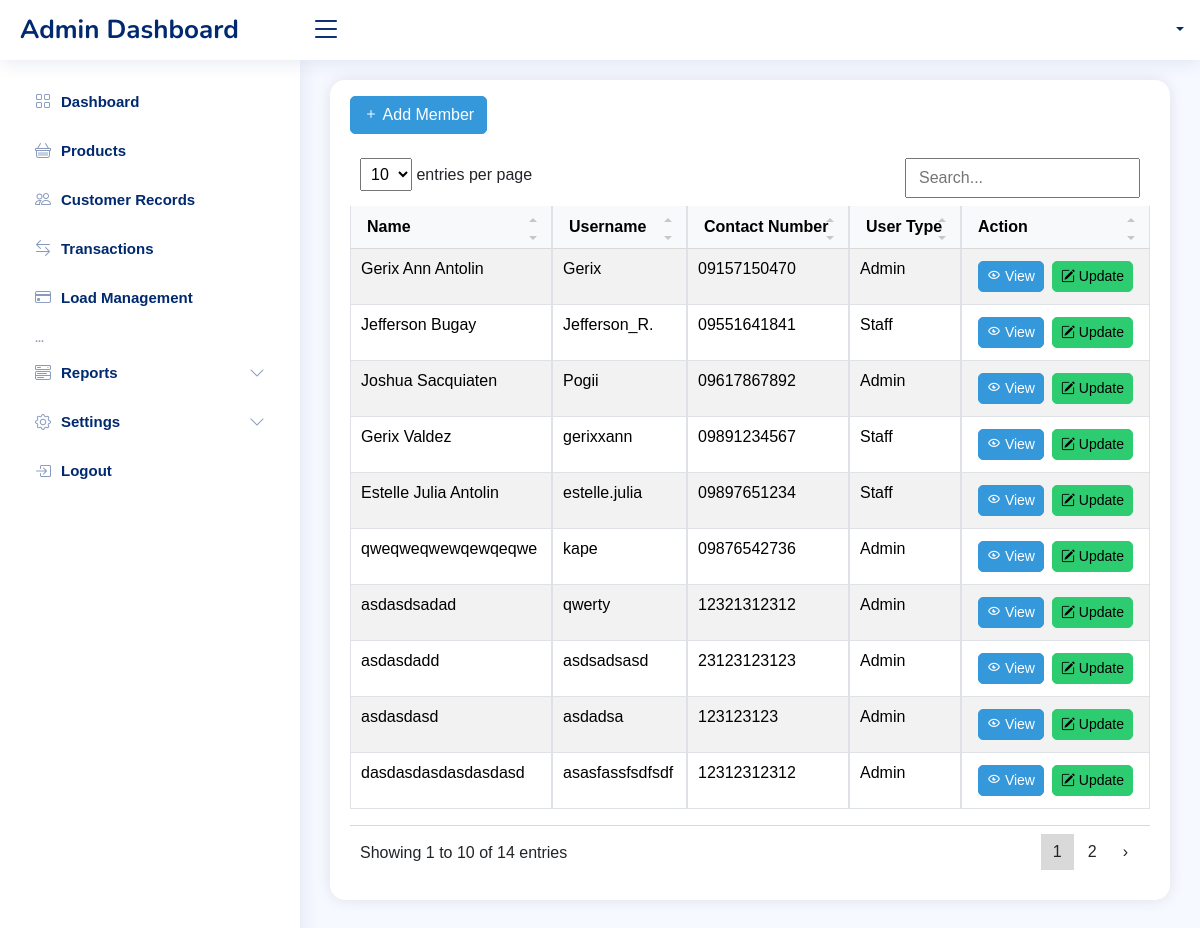
The app's page /settings/tbl_staff.php with its own data.
### tables this page shows
CREATE TABLE `users` (
  `id` int(11) NOT NULL AUTO_INCREMENT,
  `name` varchar(255) NOT NULL,
  `username` varchar(255) NOT NULL,
  `email` varchar(255) NOT NULL,
  `phone_number` varchar(20) NOT NULL,
  `user_type` varchar(255) NOT NULL,
  `password` varchar(255) NOT NULL,
  PRIMARY KEY (`id`)
);

### settings/tbl_staff.php (the view, shortened to what this page needs)
<?php
include "../db_conn.php";
$sql = "SELECT * FROM users";
$result = $con->query($sql);
include '../includes/header.php';
include '../includes/navbar.php';
include '../includes/sidebar.php';
?>
<main id="main" class="main">
    <section class="section dashboard">
        <div class="card">
            <div class="card-body">
                <div class="row">
                    <div class="add-employee mb-3 mt-3">
                        <a href="../settings/addstaff.php" class="btn btn-primary">
                            <i class="bi bi-plus"></i> Add Member
                        </a>
                    </div>
                    <div class="table-responsive">
                        <table id="myTable" class="table table-bordered table-striped datatable">
                            <thead>
                                <tr>
                                    <th scope="col">Name</th>
                                    <th scope="col">Username</th>
                                    <th scope="col">Contact Number</th>
                                    <th scope="col">User Type</th>
                                    <th scope="col">Action</th>
                                </tr>
                            </thead>
                            <tbody>
                                <?php while ($userrow = $result->fetch_assoc()) {
                                    $id = $userrow["id"];
                                    $name = $userrow["name"];
                                    $username = $userrow["username"];
                                    $contactNumber = $userrow["phone_number"];
                                    $userType = $userrow["user_type"];
                                ?>
                                    <tr>
                                        <td><?php echo $name; ?></td>
                                        <td><?php echo $username; ?></td>
                                        <td><?php echo $contactNumber; ?></td>
                                        <td><?php echo $userType; ?></td>
                                        <td>
                                            <div class="d-flex justify-content-center">
                                                <a href="../settings/view_staff.php?id=<?php echo $id; ?>" class="btn btn-sm btn-primary view-btn m-1" data-id="<?php echo $id; ?>">
                                                    <i class="bx bx-show-alt"></i> View
                                                </a>
                                                <a href="../settings/update_staff.php?id=<?php echo $id; ?>" class="btn btn-sm btn-info update-btn m-1" data-id="<?php echo $id; ?>">
                                                    <i class="bi bi-pencil-square"></i> Update
                                                </a>
                                            </div>
                                        </td>
                                    </tr>
                                <?php } ?>
                            </tbody>
                        </table>
                    </div>
                </div>
            </div>
        </div>
    </section>
</main>
<?php include '../includes/footer.php'; ?>

### assets/css/style.css (style rules this page uses)
:root { scroll-behavior: smooth; }
body { font-family: "Open Sans", sans-serif; background: #f6f9ff; color: #444444; }
a { color: #4154f1; text-decoration: none; }
#main { margin-top: 60px; padding: 20px 30px; transition: all 0.3s; }
.card { margin-bottom: 30px; border: none; border-radius: 5px; box-shadow: 0px 0 30px rgba(1, 41, 112, 0.1); }
.card-body { padding: 0 20px 20px 20px; }
@media (min-width: 1200px) { #main, #footer { margin-left: 300px; } }

### settings/tbl_staff.php (style rules this page uses)
body { font-family: 'Arial', sans-serif; }
.card { border-radius: 15px; box-shadow: 0 0 15px rgba(0, 0, 0, 0.1); }
.table { width: 100%; margin-bottom: 1rem; background-color: #fff; border-radius: 10px; }
.btn { border-radius: 5px; }
.btn-primary { background-color: #3498db; border-color: #3498db; }
.btn-info { background-color: #2ecc71; border-color: #2ecc71; }
.add-employee a { text-decoration: none; color: #fff; }

### records on screen
users: name "Gerix Ann Antolin", username "Gerix", phone_number "09157150470", user_type "Admin"
users: name "Jefferson Bugay", username "Jefferson_R.", phone_number "09551641841", user_type "Staff"
users: name "Joshua Sacquiaten", username "Pogii", phone_number "09617867892", user_type "Admin"
users: name "Gerix Valdez", username "gerixxann", phone_number "09891234567", user_type "Staff"
users: name "Estelle Julia Antolin", username "estelle.julia", phone_number "09897651234", user_type "Staff"
users: name "qweqweqwewqewqeqwe", username "kape", phone_number "09876542736", user_type "Admin"
users: name "asdasdsadad", username "qwerty", phone_number "12321312312", user_type "Admin"
users: name "asdasdadd", username "asdsadsasd", phone_number "23123123123", user_type "Admin"
users: name "asdasdasd", username "asdadsa", phone_number "123123123", user_type "Admin"
users: name "dasdasdasdasdasdasd", username "asasfassfsdfsdf", phone_number "12312312312", user_type "Admin"
